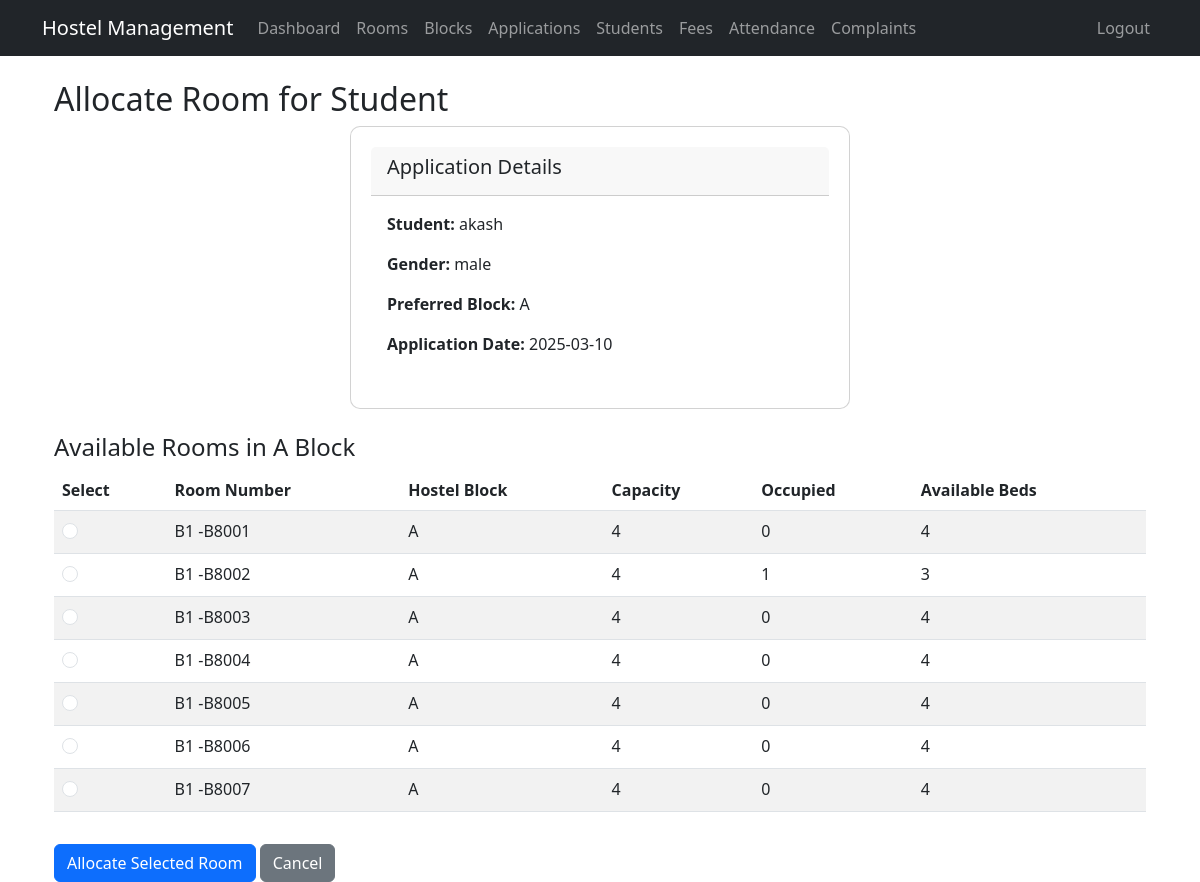
The page /admin/allocate/1 (signed in) on the database as committed earlier.
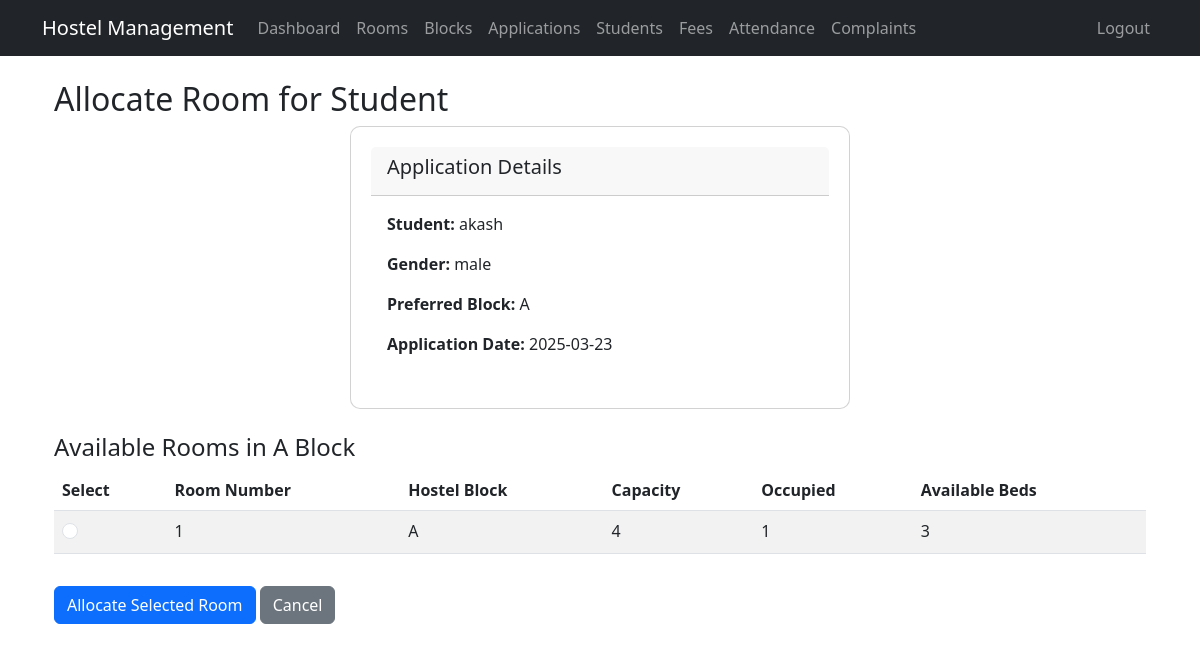
The same page on the database as committed later.
### hostel1.0/app.py (models this page shows)
class Student(db.Model):
    id = db.Column(db.Integer, primary_key=True)
    user_id = db.Column(db.Integer, db.ForeignKey('user.id'), nullable=False)
    name = db.Column(db.String(100), nullable=False)
    email = db.Column(db.String(100), unique=True, nullable=False)
    phone = db.Column(db.String(15), nullable=False)
    address = db.Column(db.String(200), nullable=False)
    course = db.Column(db.String(50), nullable=False)
    district = db.Column(db.String(75), nullable=False)
    year = db.Column(db.Integer, nullable=False)
    annual_income = db.Column(db.Integer, nullable=False)
    gender = db.Column(db.String(10), nullable=False)  # 'male' or 'female'
    room_id = db.Column(db.Integer, db.ForeignKey('room.id'), nullable=True)

class RoomApplication(db.Model):
    id = db.Column(db.Integer, primary_key=True)
    student_id = db.Column(db.Integer, db.ForeignKey('student.id'), nullable=False)
    preferred_block = db.Column(db.String(10), nullable=False)
    status = db.Column(db.String(20), default='pending')  # pending, approved, rejected
    application_date = db.Column(db.DateTime, default=datetime.utcnow)
    student = db.relationship('Student', backref='applications')  # This line allows access to the student

class Room(db.Model):
    id = db.Column(db.Integer, primary_key=True)
    room_number = db.Column(db.String(10), unique=True, nullable=False)
    capacity = db.Column(db.Integer, nullable=False)
    occupied = db.Column(db.Integer, default=0)
    hostel_block = db.Column(db.String(10), nullable=False)
    gender = db.Column(db.String(10), nullable=False)  # 'male' or 'female'
    students = db.relationship('Student', backref='room')

### hostel1.0/app.py (the view, shortened to what this page needs)
@app.route('/admin/allocate/<int:application_id>', methods=['GET', 'POST'])
def allocate_room(application_id):
    if 'user_id' not in session or session['role'] != 'admin':
        return redirect(url_for('login'))
    application = RoomApplication.query.get_or_404(application_id)
    student = Student.query.get(application.student_id)
    available_rooms = Room.query.filter(
        Room.occupied < Room.capacity,
        Room.gender == student.gender,
        Room.hostel_block == application.preferred_block
    ).all()
    if not available_rooms:
        flash(f'No available rooms in block {application.preferred_block} for {student.gender} students', 'warning')
    return render_template('admin/allocate_room.html',
                          application=application,
                          student=student,
                          rooms=available_rooms)

### hostel1.0/templates/admin/allocate_room.html (shortened to what this page needs)
{% extends 'admin/base.html' %}
{% block content %}
<div class="container mt-4">
    <h2>Allocate Room for Student</h2>
    <div class="card mb-4">
        <div class="card-header">
            <h5>Application Details</h5>
        </div>
        <div class="card-body">
            <p><strong>Student:</strong> {{ student.name }}</p>
            <p><strong>Gender:</strong> {{ student.gender }}</p>
            <p><strong>Preferred Block:</strong> {{ application.preferred_block }}</p>
            <p><strong>Application Date:</strong> {{ application.application_date.strftime('%Y-%m-%d') }}</p>
        </div>
    </div>
    {% if rooms %}
        <h4>Available Rooms in {{ application.preferred_block }} Block</h4>
        <form method="post">
            <div class="table-responsive">
                <table class="table table-striped">
                    <thead>
                        <tr>
                            <th>Select</th>
                            <th>Room Number</th>
                            <th>Hostel Block</th>
                            <th>Capacity</th>
                            <th>Occupied</th>
                            <th>Available Beds</th>
                        </tr>
                    </thead>
                    <tbody>
                        {% for room in rooms %}
                        <tr>
                            <td>
                                <div class="form-check">
                                    <input class="form-check-input" type="radio" name="room_id" value="{{ room.id }}" id="room{{ room.id }}" required>
                                </div>
                            </td>
                            <td>{{ room.room_number }}</td>
                            <td>{{ room.hostel_block }}</td>
                            <td>{{ room.capacity }}</td>
                            <td>{{ room.occupied }}</td>
                            <td>{{ room.capacity - room.occupied }}</td>
                        </tr>
                        {% endfor %}
                    </tbody>
                </table>
            </div>
            <div class="mt-3">
                <button type="submit" class="btn btn-primary">Allocate Selected Room</button>
                <a href="{{ url_for('admin_applications') }}" class="btn btn-secondary">Cancel</a>
            </div>
        </form>
    {% endif %}
</div>
{% endblock %}

Rows that differ between the two databases and show on the page:
removed Room: room_number "B1 -B8001", hostel_block "A", capacity "4", occupied "0", room.capacity-room.occupied "4"
removed Room: room_number "B1 -B8002", hostel_block "A", capacity "4", occupied "1", room.capacity-room.occupied "3"
removed Room: room_number "B1 -B8003", hostel_block "A", capacity "4", occupied "0", room.capacity-room.occupied "4"
removed Room: room_number "B1 -B8004", hostel_block "A", capacity "4", occupied "0", room.capacity-room.occupied "4"
removed Room: room_number "B1 -B8005", hostel_block "A", capacity "4", occupied "0", room.capacity-room.occupied "4"
removed Room: room_number "B1 -B8006", hostel_block "A", capacity "4", occupied "0", room.capacity-room.occupied "4"
removed Room: room_number "B1 -B8007", hostel_block "A", capacity "4", occupied "0", room.capacity-room.occupied "4"
changed RoomApplication: application_date "2025-03-10" → "2025-03-23"
added Room: room_number "1", hostel_block "A", capacity "4", occupied "1", room.capacity-room.occupied "3"
